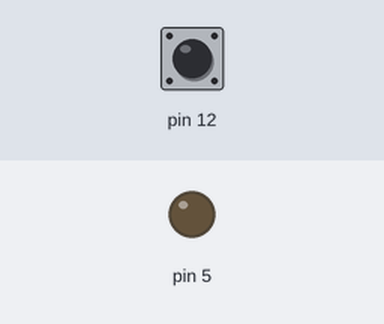
Bench run of a sketch on a simulated Arduino Uno, built with avr-gcc and run on an emulated ATmega328P. Shown: output pins drawn as LEDs (lit = HIGH). The test bench sets the inputs (shaded band); at power-on: pin 12 HIGH. What the sketch prints to the serial monitor is not drawn.

Above: at 1.2 s.
1.3 s: pin 12 pulled LOW for 0.15 s
At 1.38 s:
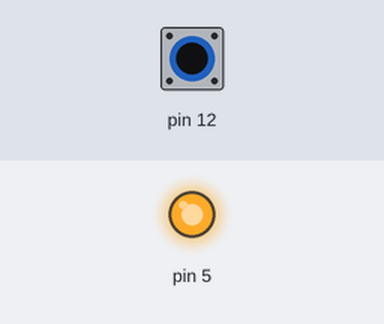
2.9 s: pin 12 pulled LOW for 3.2 s
At 7.1 s:
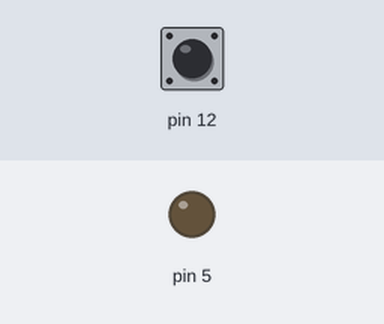
Timing chart, 0 to 8.6 s (numbered marks = the images above; inputs shaded):
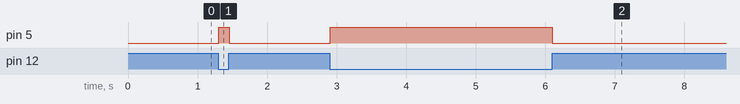

Measured:
- after the input at 1.3 s, pin 5: LOW → HIGH at once, → LOW 0.15 s later
- after the input at 2.9 s, pin 5: LOW → HIGH at once, → LOW 3.2 s later

The sketch:

DigitalInputPullup.ino
```cpp
// constants won't change. Used here to set a pin number:
const int ledGPIO = 5;  // the number of the LED pin

// Variables will change:
int ledState = LOW;  // ledState used to set the LED

// Generally, you should use "unsigned long" for variables that hold time
// The value will quickly become too large for an int to store
unsigned long previousMillis = 0;  // will store last time LED was updated

// constants won't change:
const long interval = 1000;  // interval at which to blink (milliseconds)

void setup() {
  //start serial connection
  Serial.begin(9600);
  //configure pin 2 as an input and enable the internal pull-up resistor
  pinMode(12, INPUT_PULLUP);
  pinMode(5, OUTPUT);
}

void loop() {
  //read the pushbutton value into a variable
  int sensorVal = digitalRead(12);
  //print out the value of the pushbutton
  Serial.println(sensorVal);

  // Keep in mind the pull-up means the pushbutton's logic is inverted. It goes
  // HIGH when it's open, and LOW when it's pressed. Turn on pin 13 when the
  // button's pressed, and off when it's not:
  if (sensorVal == HIGH) {
    digitalWrite(5, LOW);
  } else {
    digitalWrite(5, HIGH);
  }
}
```
